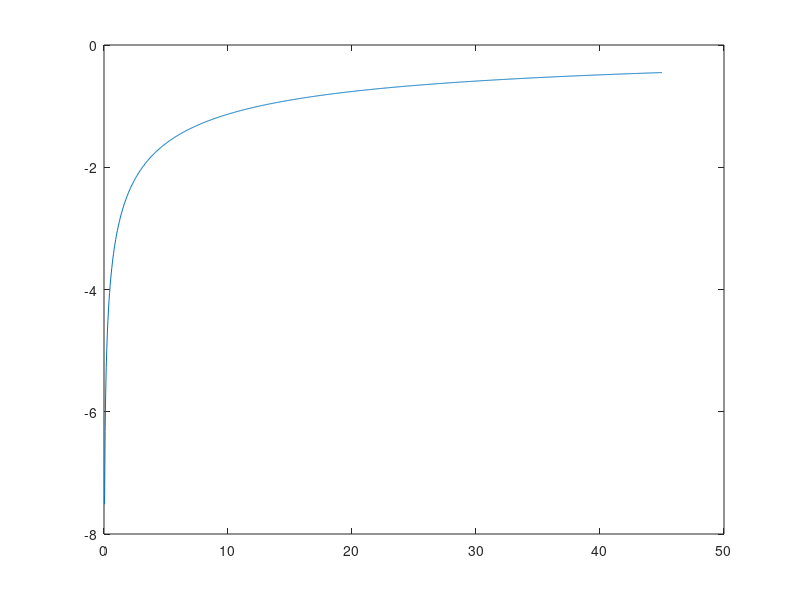
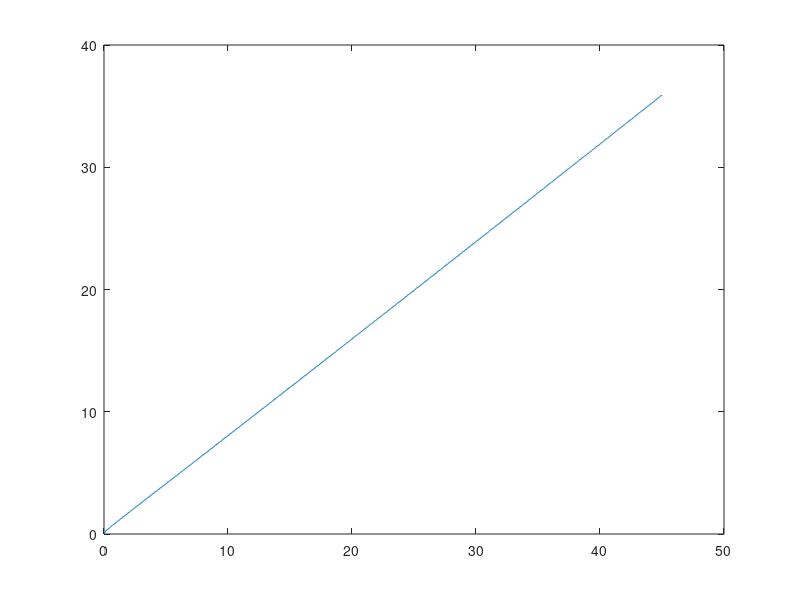

Write MATLAB code to recreate these figures, in order.
close all
%%%% Set up parameters
alpha = 0.35;
beta = 0.99;
delta = 0.025;
sigma = 2;

%%%% Set up technology shock and transition matrix
A_h = 1.1;
A_l = 0.678;
A = A_h;
pi_hh = 0.977;
pi_ll = 0.926;
pi = [pi_hh 1-pi_hh; 1-pi_ll pi_ll];

%%%% Set up discretized state space
k_min = 0;
k_max = 45;
num_k = 1000; % number of points in the grid for k

k = linspace(k_min, k_max, num_k);

k_mat = repmat(k', [1 num_k]); % this will be useful in a bit
% Why do this?

%%%% Set up consumption and return function
% 1st dim(rows): k today, 2nd dim (cols): k' chosen for tomorrow
cons = A * (k_mat .^ alpha) + (1 - delta) * k_mat - k_mat'; % Why is k_mat' K_t+1?

ret = cons .^ (1 - sigma) / (1 - sigma); % return function
% negative consumption is not possible -> make it irrelevant by assigning
% it very large negative utility
ret(cons < 0) = -Inf;

%%%% Iteration
dis = 1; tol = 1e-06; % tolerance for stopping 
v_guess = zeros(1, num_k);
% A_vec = zeros(1, num_k); % create a matrix A_mat to keep track of A's
% i = 1;
while dis > tol
    % assign the value of current A into A_mat
    % A_vec(1, i) = A;
    % generate a random number as the probability of changing state
    X = rand;
    % compute the utility value for all possible combinations of k and k' with A_h or A_l:
    if A == A_h
        value_mat = ret + beta * (pi(1,1) * repmat(A_h * v_guess, [num_k 1]) + pi(1,2) * repmat(A_l * v_guess, [num_k 1]));
        if X > pi(1, 1)
            A = A_l;
        end
    else
        value_mat = ret + beta * (pi(2,1) * repmat(A_h * v_guess, [num_k 1]) + pi(2,2) * repmat(A_l * v_guess, [num_k 1]));
        if X < pi(2, 1)
            A = A_h;
        end
    end
    % find the optimal k' for every k:
    [vfn, pol_indx] = max(value_mat, [], 2);
    vfn = vfn';
    
    % what is the distance between current guess and value function
    dis = max(abs(vfn - v_guess));
    
    % if distance is larger than tolerance, update current guess and
    % continue, otherwise exit the loop
    v_guess = vfn;
    
    % increase i to move to the next position of A_mat
    % i = i + 1;
end

g = k(pol_indx); % policy function

plot(k,vfn)
figure
plot(k,g)
% How to plot policy function over K for each state of A?
% figure
% plot(A_vec,g)
% How to plot savings over K for each state of A?
% figure
% plot(A_vec,k)


